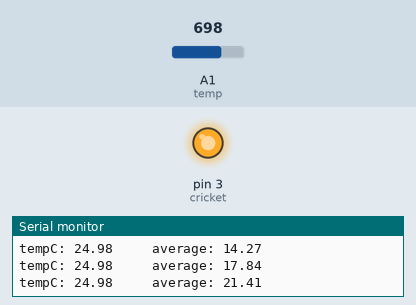
Recording of a sketch running on a simulated Arduino Uno, built with avr-gcc and run on an emulated ATmega328P. Parts: output pins drawn as LEDs (lit = HIGH), the last lines printed to the serial monitor. Inputs (shaded band) come from the test bench; at power-on: A1 (temp) = 698.

Above: at 0.62 s.
1.3 s: A1 (temp) set to 607
At 2.6 s:
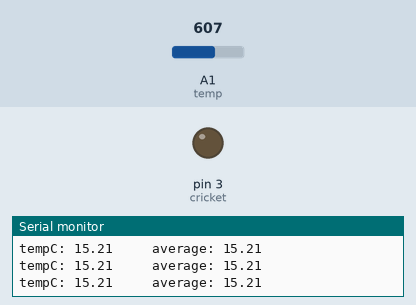
3.5 s: A1 (temp) set to 556
5.8 s: A1 (temp) set to 548
7.7 s: A1 (temp) set to 1012
10.7 s: A1 (temp) set to 523
Timing chart, 0 to 13.2 s (numbered marks = the images above; inputs shaded):
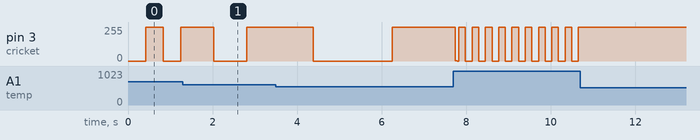

Measured:
- after the input at 10.7 s, pin 3 (cricket): stops changing and stays 255/255

The sketch:

cricket.ino
```cpp
/* cricket
 *  tempF = (tempC*(9.00/5.00))+32.00;
 */

double tempC;
long flash;
boolean ledState = LOW;

int temp = A1;
const int cricket = 3;


#define FILTER_COUNTS 7
double temperatures[FILTER_COUNTS];
long delta = 100;
long count = 0;
long count1 = 0;
long count2 = 0;
void setup() {
  analogReference(INTERNAL);
  pinMode(cricket, OUTPUT);
  Serial.begin(9600);
  Serial.println(FILTER_COUNTS);
}

void loop() {
  unsigned long time = millis();
  double sum = 0;
  double average = 0;
  if(time - count1 > delta) {
    readTemp();
    count1 += delta;
    for (int i = 0; i < FILTER_COUNTS; i++) {
      sum = sum + temperatures[i];
    }
    average = sum / FILTER_COUNTS;
    Serial.print("tempC: ");
    Serial.print(tempC);
    Serial.print("     average: ");
    Serial.println(average);
  }
      period();
   if (time - count2 > flash) {
      count2 += flash;
     if (ledState == LOW) {
        ledState = HIGH;
        digitalWrite(cricket, ledState);
      }
      else {
        ledState = LOW;
        digitalWrite(cricket, ledState);
    }
  }
}

void readTemp() {
  int out = analogRead(temp);
  float voltage = (out / 1024.00) * (1.10);
  tempC = (voltage - 0.5) / 0.01;
  temperatures[count % FILTER_COUNTS] = tempC;
  count +=1;
}

void period() {
  flash = 60000.00 / ((7.00 * tempC) - 30.00);
}
```
